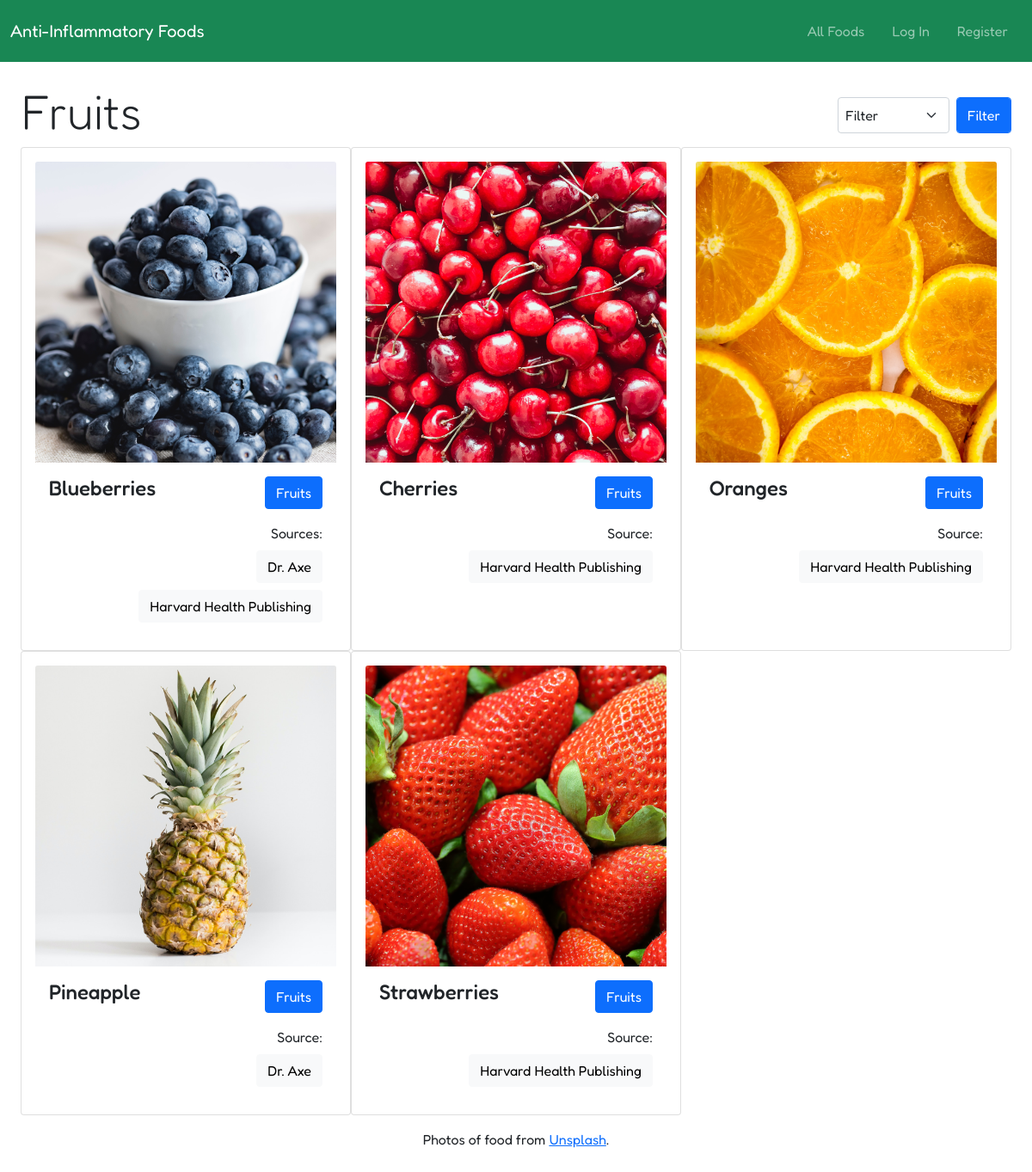
Page /?filter=2 on the committed database.
### list/models.py (models this page shows, shortened)
class Category(models.Model):
  id = models.AutoField(primary_key=True)
  name = models.CharField(max_length=100, unique=True)

class Food(models.Model):
  id = models.AutoField(primary_key=True)
  name = models.CharField(max_length=100, unique=True)
  category = models.ManyToManyField('Category', related_name='foods')
  source = models.ManyToManyField('Source', related_name='foods')
  in_moderation = models.BooleanField(default=False)

class Source(models.Model):
  id = models.AutoField(primary_key=True)
  name = models.CharField(max_length=100, unique=True)
  url = models.CharField(max_length=200, default="")

### list/views.py (the view)
# urls.py: path('', views.index, name='index'),
def index(request):
    if request.user.is_authenticated:
        active_user = User.objects.get(username=request.user)
        if List.objects.filter(user=active_user).count() == 0:
            foods = Food.objects.all().order_by("name")
        else:
            to_exclude = List.objects.get(user=active_user)
            foods = Food.objects.exclude(id__in=to_exclude.foods.all()).order_by("name")
    else:
        foods = Food.objects.all().order_by("name")
    categories = Category.objects.all()
    sources = Source.objects.all()
    category_name = ""
    if request.GET.get("filter"):
        category_id = request.GET.get("filter")
        if category_id == "all":
            return HttpResponseRedirect(reverse("index"))
        else:
            category_name = Category.objects.get(id=category_id).name
            foods = Food.objects.filter(category=category_id).order_by("name")
    paginator = Paginator(foods, 12)
    page_num = request.GET.get("page")
    page_obj = paginator.get_page(page_num)
    return render(request, "list/index.html", {
        "foods": page_obj,
        "foods_count": foods.count(),
        "categories": categories,
        "category": category_name,
        "sources": sources,
    })

### list/templates/list/index.html (shortened to what this page needs)
{% extends "list/layout.html" %}
{% load static %}
{% block body %}
  <div class="d-flex flex-column flex-sm-row align-items-center justify-content-between">
    {% if category %}
      <h1 class="display-4">{{ category }}</h1>
    {% else %}
      <h1 class="display-4">All Foods</h1>
    {% endif %}
    <form action="{% url 'index' %}" method="get" class="d-flex" style="width:210px;">
      <select name="filter" class="form-select p-2 m-2 form-control" aria-label="Filter by categoy">
        <option selected>Filter</option>
      </select>
      <input type="submit" value="Filter" class="btn btn-primary form-control mt-2 mb-2" style="width:80px;"/>
    </form>
  </div>
  <div class="d-flex flex-wrap">
    {% for food in foods %}
      <div class="card col-12 col-md-6 col-xl-4 col-xxl-3 p-3" data-food-id="{{ food.id }}">
        <img src="{% static 'images/' %}{{ food.id }}.png" alt="{{ food.name }}" class="card-img-top">
        <div class="card-body">
          <div class="d-flex justify-content-between">
            <h4 class="card-title">{{ food.name }}</h4>
            <a class="btn btn-primary" href="/?filter={{ food.category.first.id }}">{{ food.category.first.name }}</a>
          </div>
          <div class="mt-3">
            <div class="float-end d-flex justify-content-end flex-column">
              <span class="card-text text-end ml-2">
                {% if food.source.all.count > 1 %}
                  Sources:
                {% else %}
                  Source:
                {% endif %}
              </span>
              {% for source in food.source.all.values %}
                <div class="mt-2 d-flex justify-content-end">
                  <a href="{{ source.url }}" class="btn btn-light" target="_blank">{{ source.name }}</a>
                </div>
              {% endfor %}
            </div>
          </div>
        </div>
      </div>
    {% endfor %}
  </div>
  <div class="text-center">
    <p>Photos of food from <a href="https://unsplash.com/" target="_blank">Unsplash</a>.</p>
  </div>
{% endblock %}

### list/templates/list/layout.html (style rules this page uses)
body { font-family: 'Fredoka', sans-serif; }

### rows in the picture
Category: name "Fruits"
Food: shows a picture, name "Blueberries", category.first.name "Fruits", shows "Sources:"
Source: name "Dr. Axe"
Source: name "Harvard Health Publishing"
Food: shows a picture, name "Cherries", category.first.name "Fruits", shows "Source:"
Food: shows a picture, name "Oranges", category.first.name "Fruits", shows "Source:"
Food: shows a picture, name "Pineapple", category.first.name "Fruits", shows "Source:"
Food: shows a picture, name "Strawberries", category.first.name "Fruits", shows "Source:"
